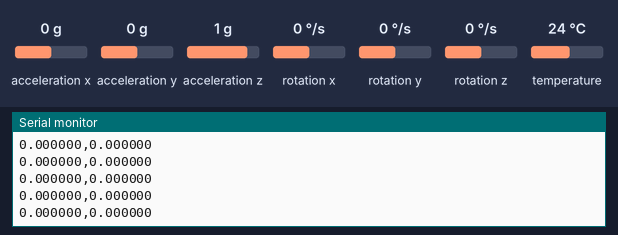
The sketch below on a simulated Arduino Uno, built with avr-gcc and run on an emulated ATmega328P. Parts: the last lines printed to the serial monitor. Inputs (shaded band) come from the test bench; at power-on: acceleration x 0 g, acceleration y 0 g, acceleration z 1 g, rotation x 0 °/s, rotation y 0 °/s, rotation z 0 °/s, temperature 24 °C.

Above: at 1.3 s.
1.4 s: acceleration x set to -1.4 g
At 1.45 s:
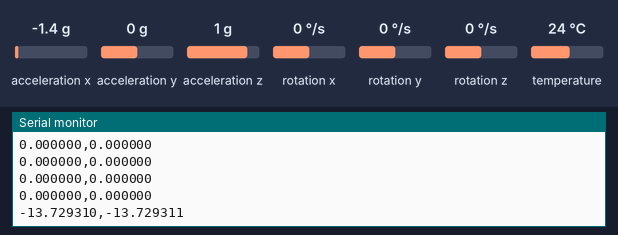
2.9 s: acceleration x set to -0.8 g
At 3.0 s:
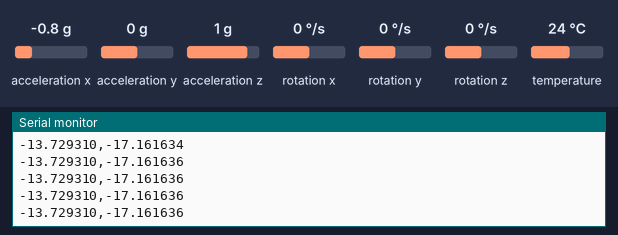
Timing chart, 0 to 5.9 s (numbered marks = the images above; inputs shaded):
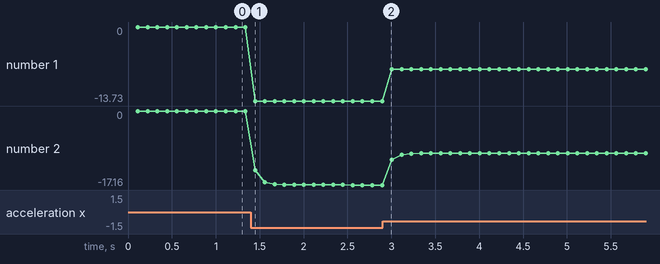

Measured:
- after the input at 1.4 s, the serial monitor: prints a new line after 0.05 s (image 1)
- plotted number 1: 0 → -13.73 after the input at 1.4 s, -13.73 → -7.85 after the input at 2.9 s
- plotted number 2: 0 → -17.16 after the input at 1.4 s, -17.16 → -9.81 after the input at 2.9 s

The sketch:

Average_Filter.ino
```cpp
#include <Adafruit_MPU6050.h>
#include <Adafruit_Sensor.h>
#include <Wire.h>

#define STEP_NUM 5.0

Adafruit_MPU6050 mpu;

float acc_value = 0.0;
float average_acc_value = 0.0;


void setup(void) {
  Serial.begin(115200);

  // Try to initialize!
  if (!mpu.begin()) {
    Serial.println("Failed to find MPU6050 chip");
    while (1);
  }
  // Serial.println("MPU6050 Found!");

  mpu.setAccelerometerRange(MPU6050_RANGE_8_G);

  mpu.setFilterBandwidth(MPU6050_BAND_21_HZ);

  delay(100);
}
long unsigned int timer = 0;
void loop() {

  if (millis() - timer >= 100) {
    for (int i = 0; i < STEP_NUM; i++) {
      sensors_event_t a, g, temp;
      mpu.getEvent(&a, &g, &temp);
      acc_value = a.acceleration.x;
      average_acc_value += acc_value;
    }

    average_acc_value /= STEP_NUM;
    timer = millis();
    Serial.print(acc_value, 6);Serial.print(",");Serial.println(average_acc_value, 6);
  }


}
```
